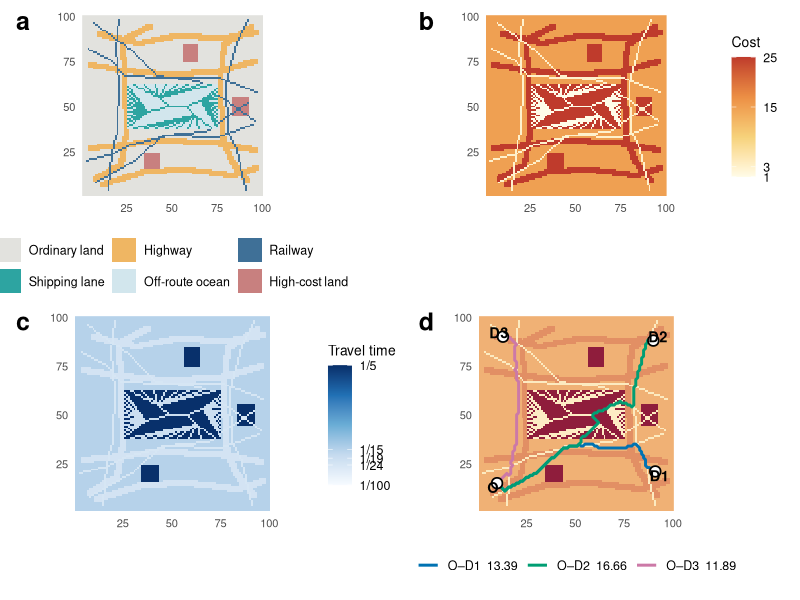
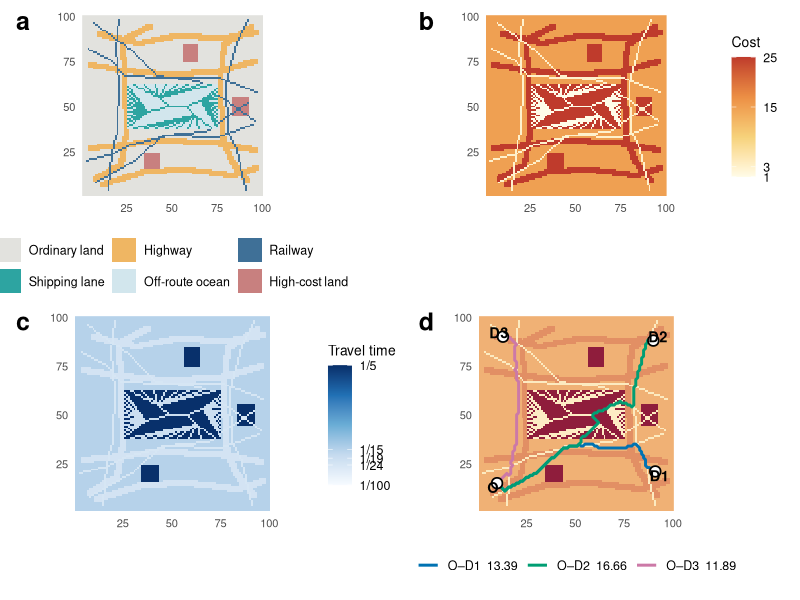

Source code (R) for these figures, in order:

library(igraph)
library(ggplot2)
library(patchwork)

out_dir <- "~/Desktop/Code availability/Demo"
dir.create(out_dir, showWarnings = FALSE, recursive = TRUE)

# Network setup
set.seed(20261010)
n <- 100L
cells <- expand.grid(x = seq_len(n), y = seq_len(n))
cells$id <- seq_len(nrow(cells))
id_at <- function(x, y) as.integer(x + (y - 1L) * n)

in_sea <- with(cells, x >= 26 & x <= 75 & y >= 38 & y <= 62)
cells$type <- ifelse(in_sea, "Off-route ocean", "Ordinary land")

polyline_ids <- function(waypoints) {
  selected <- integer()
  for (k in seq_len(nrow(waypoints) - 1L)) {
    a <- waypoints[k, ]
    b <- waypoints[k + 1L, ]
    ns <- max(abs(b - a)) + 1L
    xx <- round(seq(a[1], b[1], length.out = ns))
    yy <- round(seq(a[2], b[2], length.out = ns))
    valid <- xx >= 1 & xx <= n & yy >= 1 & yy <= n
    selected <- c(selected, id_at(xx[valid], yy[valid]))
  }
  unique(selected)
}

paint <- function(points, type, only_sea = FALSE, only_land = FALSE, width = 0L) {
  idx <- polyline_ids(matrix(unlist(points), ncol = 2, byrow = TRUE))
  
  if (width > 0L) {
    xy <- cells[idx, c("x", "y")]
    offsets <- expand.grid(dx = -width:width, dy = -width:width)
    idx <- unique(unlist(lapply(seq_len(nrow(offsets)), function(j) {
      x <- xy$x + offsets$dx[j]
      y <- xy$y + offsets$dy[j]
      ok <- x >= 1 & x <= n & y >= 1 & y <= n
      id_at(x[ok], y[ok])
    })))
  }
  
  if (only_sea) idx <- idx[in_sea[idx]]
  if (only_land) idx <- idx[!in_sea[idx]]
  cells$type[idx] <<- type
  invisible(idx)
}

# Transport corridors
highways <- list(
  list(c(8, 10), c(22, 18), c(25, 35), c(24, 65), c(23, 87), c(38, 94)),
  list(c(92, 9), c(83, 20), c(78, 34), c(77, 65), c(79, 84), c(94, 94)),
  list(c(5, 27), c(25, 29), c(42, 31), c(74, 30), c(96, 26)),
  list(c(5, 73), c(23, 70), c(47, 68), c(75, 69), c(96, 75)),
  list(c(12, 7), c(35, 14), c(58, 15), c(84, 12), c(97, 16)),
  list(c(10, 90), c(32, 85), c(52, 89), c(80, 88), c(97, 91))
)

for (p in highways) {
  paint(p, "Highway", only_land = TRUE, width = 1L)
}

railways <- list(
  list(c(3, 20), c(18, 24), c(25, 28), c(48, 34), c(75, 33), c(95, 40)),
  list(c(4, 82), c(17, 75), c(24, 67), c(47, 66), c(76, 66), c(97, 58)),
  list(c(15, 4), c(17, 25), c(20, 37), c(21, 63), c(19, 82), c(21, 98)),
  list(c(91, 4), c(86, 26), c(81, 37), c(80, 63), c(86, 85), c(92, 98)),
  list(c(8, 8), c(31, 21), c(45, 34), c(69, 36), c(92, 52)),
  list(c(7, 96), c(28, 81), c(42, 67), c(65, 64), c(96, 42))
)

for (p in railways) {
  paint(p, "Railway", only_land = TRUE)
}

shipping_routes <- vector("list", 20L)
shipping_cells <- vector("list", 20L)

west_y <- c(39, 41, 43, 45, 47, 49, 51, 53, 55, 57, 59, 61)
east_y <- c(60, 58, 56, 54, 52, 50, 48, 46, 44, 42, 40, 39)

for (k in 1:12) {
  p <- list(
    c(26, west_y[k]), c(37, 47), c(49, 50),
    c(58, 50), c(66, 53), c(75, east_y[k])
  )
  shipping_routes[[k]] <- p
  shipping_cells[[k]] <- paint(p, "Shipping lane", only_sea = TRUE)
}

north_x <- c(29, 35, 41, 47, 53, 59, 65, 72)
south_x <- c(72, 65, 59, 53, 47, 41, 35, 29)

for (k in 1:8) {
  p <- list(
    c(north_x[k], 62), c(43, 55), c(49, 50),
    c(58, 50), c(63, 45), c(south_x[k], 38)
  )
  shipping_routes[[12 + k]] <- p
  shipping_cells[[12 + k]] <- paint(p, "Shipping lane", only_sea = TRUE)
}

land_obstacles <- list(
  c(35, 15, 43, 24),
  c(57, 75, 64, 84),
  c(84, 45, 92, 55)
)

for (a in land_obstacles) {
  idx <- which(
    !in_sea &
      cells$x >= a[1] & cells$x <= a[3] &
      cells$y >= a[2] & cells$y <= a[4] &
      cells$type == "Ordinary land"
  )
  cells$type[idx] <- "Penalty land"
}

# Transport parameters
speed_by_type <- c(
  "Ordinary land" = 15,
  "Highway" = 22,
  "Railway" = 24,
  "Shipping lane" = 19,
  "Off-route ocean" = 5,
  "Penalty land" = 5
)

cells$speed <- unname(speed_by_type[cells$type])

cells$cost <- ifelse(cells$speed == 24, 3,
                     ifelse(cells$speed >= 20, 25,
                            ifelse(cells$speed == 5, 100,
                                   ifelse(cells$speed == 19, 1, cells$speed))))

cell_values <- cells$speed
cost_values <- cells$cost

cells$times <- 1 / cell_values
cells$resistance <- 0.5 * ((cells$times - 1/100) / (1/5 - 1/100)) +
  0.5 * ((cost_values - 1) / (25 - 1))

# Resistance and network graph
neighbor_deltas <- expand.grid(dx = -1:1, dy = -1:1)
neighbor_deltas <- subset(neighbor_deltas, dx != 0 | dy != 0)

neighbors <- do.call(rbind, lapply(seq_len(nrow(neighbor_deltas)), function(k) {
  xx <- cells$x + neighbor_deltas$dx[k]
  yy <- cells$y + neighbor_deltas$dy[k]
  keep <- xx >= 1 & xx <= n & yy >= 1 & yy <= n
  cbind(cells$id[keep], id_at(xx[keep], yy[keep]))
}))

adj_matrix <- Matrix::sparseMatrix(
  i = neighbors[, 1],
  j = neighbors[, 2],
  x = rep(1, nrow(neighbors)),
  dims = c(nrow(cells), nrow(cells))
)

distances <- rep(1, nrow(neighbors))
times <- distances / cell_values[neighbors[, 1]]
distances_cost <- rep(1, nrow(neighbors))
costs <- distances_cost * cost_values[neighbors[, 1]]

normalized_time <- (times - 1/100) / (1/5 - 1/100)
normalized_cost <- (costs - 1) / (25 - 1)
weight_result <- 0.5 * normalized_time + 0.5 * normalized_cost

adj_matrix[cbind(neighbors[, 1], neighbors[, 2])] <- weight_result
g <- graph_from_adjacency_matrix(adj_matrix, mode = "directed", weighted = TRUE)

stopifnot(
  vcount(g) == nrow(cells),
  ecount(g) == nrow(neighbors),
  max(abs(weight_result - cells$resistance[neighbors[, 1]])) < 1e-12
)

# Shortest paths
origin <- id_at(10, 15)

destinations <- c(
  D1 = id_at(91, 21),
  D2 = id_at(90, 88),
  D3 = id_at(13, 90)
)

route_colors <- c(
  D1 = "#0072B2",
  D2 = "#009E73",
  D3 = "#CC79A7"
)

route_paths <- list()
results <- list()

for (nm in names(destinations)) {
  dest <- destinations[[nm]]
  
  path_v <- shortest_paths(
    g, from = origin, to = dest,
    weights = E(g)$weight, mode = "out"
  )$vpath[[1]]
  
  path_ids <- as.integer(as_ids(path_v))
  
  calculated <- as.numeric(igraph::distances(
    g, v = origin, to = dest,
    weights = E(g)$weight, mode = "out"
  ))
  
  summed <- sum(cells$resistance[head(path_ids, -1L)])
  stopifnot(isTRUE(all.equal(calculated, summed, tolerance = 1e-9)))
  
  route_paths[[nm]] <- transform(
    cells[path_ids, c("x", "y", "type", "resistance")],
    route = nm,
    path_order = seq_along(path_ids)
  )
  
  results[[nm]] <- data.frame(
    route = nm,
    origin = origin,
    destination = dest,
    number_of_cells = length(path_ids),
    cumulative_resistance = calculated,
    manually_summed_resistance = summed,
    check_absolute_error = abs(calculated - summed),
    ocean_route_cells = sum(cells$type[path_ids] == "Shipping lane"),
    penalty_cells = sum(cells$cost[path_ids] == 100)
  )
}

result_table <- do.call(rbind, results)
path_table <- do.call(rbind, route_paths)

# Numerical checks
test_cost <- c(1, 3, 15, 25, 100)
test_cost_r <- 0.5 * ((1/19 - 1/100) / (1/5 - 1/100)) +
  0.5 * ((test_cost - 1) / (25 - 1))

test_times <- c(1/100, 1/24, 1/19, 1/15, 1/5)
test_time_r <- 0.5 * ((test_times - 1/100) / (1/5 - 1/100)) +
  0.5 * ((15 - 1) / (25 - 1))

stopifnot(
  all(diff(test_cost_r) > 0),
  all(diff(test_time_r) > 0)
)

# Data exports
write.csv(cells, file.path(out_dir, "grid_speed_cost_resistance.csv"), row.names = FALSE)
write.csv(result_table, file.path(out_dir, "route_validation.csv"), row.names = FALSE)
write.csv(path_table, file.path(out_dir, "three_shortest_paths.csv"), row.names = FALSE)

write.csv(
  data.frame(
    shipping_route = rep(seq_along(shipping_cells), lengths(shipping_cells)),
    cell_id = unlist(shipping_cells)
  ),
  file.path(out_dir, "twenty_shipping_routes.csv"),
  row.names = FALSE
)

# Figure panels
cells$display_resistance <- pmin(cells$resistance, 1)
cells$travel_time <- 1 / cells$speed

locations <- data.frame(
  x = c(10, 91, 90, 13),
  y = c(15, 21, 88, 90),
  label = c("O", "D1", "D2", "D3")
)

class_order <- c(
  "Ordinary land", "Highway", "Railway",
  "Shipping lane", "Off-route ocean", "Penalty land"
)

category_colors <- c(
  "Ordinary land" = "#e2e2de",
  "Highway" = "#efb663",
  "Railway" = "#3f7097",
  "Shipping lane" = "#2da4a1",
  "Off-route ocean" = "#d2e6ed",
  "Penalty land" = "#c8807f"
)

category_labels <- c(
  "Ordinary land", "Highway", "Railway",
  "Shipping lane", "Off-route ocean", "High-cost land"
)

route_labels <- setNames(
  sprintf("O–%s  %.2f", result_table$route, result_table$cumulative_resistance),
  result_table$route
)

base_theme <- theme_minimal(base_size = 11) +
  theme(
    panel.grid = element_blank(),
    plot.title = element_blank(),
    axis.title = element_blank(),
    legend.title = element_text(size = 10),
    legend.text = element_text(size = 9),
    plot.tag = element_text(face = "bold", size = 18),
    plot.tag.position = c(0.02, 0.98),
    axis.text = element_text(size = 8)
  )

coord_map <- coord_fixed(
  xlim = c(0.5, 100.5),
  ylim = c(0.5, 100.5),
  expand = FALSE
)

cost_limits <- c(1, 25)
cost_breaks <- c(1, 3, 15, 25)

travel_limits <- c(1/100, 1/5)
travel_breaks <- c(1/100, 1/24, 1/19, 1/15, 1/5)
travel_labels <- c("1/100", "1/24", "1/19", "1/15", "1/5")

p_a <- ggplot(cells, aes(x, y)) +
  geom_raster(aes(fill = factor(type, levels = class_order))) +
  scale_fill_manual(
    values = category_colors,
    breaks = class_order,
    labels = category_labels,
    name = NULL
  ) +
  coord_map +
  guides(fill = guide_legend(nrow = 2, byrow = TRUE)) +
  base_theme +
  theme(legend.position = "bottom")

p_b <- ggplot(cells, aes(x, y)) +
  geom_raster(aes(fill = cost)) +
  scale_fill_gradientn(
    colors = c("#fffce8", "#f6d27b", "#ec8f45", "#bf3b2c"),
    limits = cost_limits,
    breaks = cost_breaks,
    labels = as.character(cost_breaks),
    oob = scales::squish,
    name = "Cost"
  ) +
  coord_map +
  base_theme +
  theme(legend.position = "right")

p_c <- ggplot(cells, aes(x, y)) +
  geom_raster(aes(fill = travel_time)) +
  scale_fill_gradientn(
    colors = c("#f7fbff", "#c6dbef", "#6baed6", "#2171b5", "#08306b"),
    limits = travel_limits,
    breaks = travel_breaks,
    labels = travel_labels,
    oob = scales::squish,
    name = "Travel time"
  ) +
  coord_map +
  base_theme +
  theme(legend.position = "right")

p_d <- ggplot(cells, aes(x, y)) +
  geom_raster(aes(fill = display_resistance)) +
  geom_path(
    data = path_table,
    aes(x, y, color = route, group = route),
    linewidth = 1,
    inherit.aes = FALSE
  ) +
  geom_point(
    data = locations,
    aes(x, y),
    inherit.aes = FALSE,
    shape = 21,
    fill = "white",
    color = "black",
    size = 3,
    stroke = 0.9
  ) +
  geom_text(
    data = locations,
    aes(x, y, label = label),
    inherit.aes = FALSE,
    fontface = "bold",
    size = 3.7,
    nudge_x = c(-2.2, 2, 2.2, -2.2),
    nudge_y = c(-2.2, -2.2, 2, 2)
  ) +
  scale_fill_gradientn(
    colors = c("#fffce8", "#f7d998", "#eda46b", "#cf6a59", "#8f1d3c"),
    limits = c(0, 1),
    guide = "none"
  ) +
  scale_color_manual(
    values = route_colors,
    breaks = c("D1", "D2", "D3"),
    labels = route_labels[c("D1", "D2", "D3")],
    name = NULL
  ) +
  coord_map +
  base_theme +
  theme(legend.position = "bottom")

# Figure exports
combined_plot <- (p_a + p_b + p_c + p_d) +
  plot_layout(
    design = "
    AB
    CD
    ",
    widths = c(1, 1),
    heights = c(1, 1.08),
    guides = "keep"
  ) +
  plot_annotation(tag_levels = "a")

ggsave(
  file.path(out_dir, "Supplementary_Figure_X_4panel.png"),
  combined_plot,
  width = 13.5,
  height = 12.5,
  dpi = 300,
  bg = "white"
)

ggsave(
  file.path(out_dir, "Supplementary_Figure_X_4panel.pdf"),
  combined_plot,
  width = 13.5,
  height = 12.5,
  bg = "white"
)

print(result_table)
